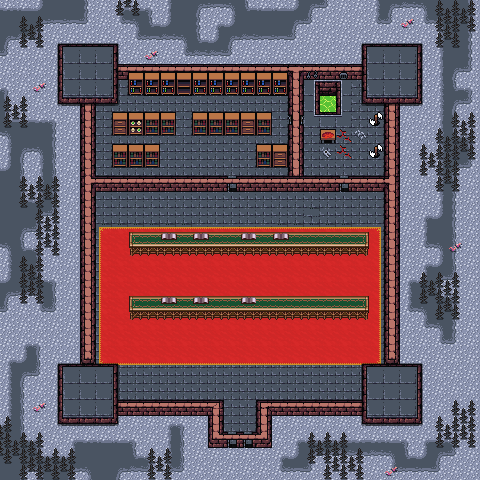

This is a level from a 2D game, rendered from its Tiled map with the project's own tilesets. A one-line summary and the map file follow, with tile-layer data summarised:
An orthogonal 30x30 tile map with 16x16 px tiles, 5 tile layers (Collision, Background, Walls, Clutter, ...), 4 tilesets and 23 objects.

<map version="1.10" tiledversion="1.10.1" orientation="orthogonal" renderorder="right-down" width="30" height="30" tilewidth="16" tileheight="16" infinite="0" nextlayerid="9" nextobjectid="75">
 <editorsettings>
  <export target="wastetown..tmx" format="tmx" />
 </editorsettings>
 <tileset firstgid="1" source="../../../../common/maps/tileset/main.tsx" />
 <tileset firstgid="10113" source="../../../../common/maps/tileset/buildings.tsx" />
 <tileset firstgid="11905" source="../../../../common/maps/tileset/dungeon/dungeon_bis.tsx" />
 <tileset firstgid="28289" source="../../../../common/maps/tileset/main-nocollide.tsx" />
 <layer id="6" name="Collision" width="30" height="30">
  <data>[900 cells, 386 non-empty, 7 distinct tile ids]</data>
 </layer>
 <layer id="1" name="Background" width="30" height="30">
  <data>[900 cells, 621 non-empty, 29 distinct tile ids]</data>
 </layer>
 <layer id="2" name="Walls" width="30" height="30">
  <data>[900 cells, 655 non-empty, 58 distinct tile ids]</data>
 </layer>
 <layer id="3" name="Clutter" width="30" height="30">
  <properties>
   <property name="spriteLayer" type="bool" value="true" />
  </properties>
  <data>[900 cells, 323 non-empty, 71 distinct tile ids]</data>
 </layer>
 <layer id="8" name="AboveSprites" width="30" height="30">
  <data>[900 cells, 2 non-empty, 1 distinct tile ids]</data>
 </layer>
 <objectgroup id="4" name="Objects">
  <object id="38" template="../../../../common/maps/obj/entry_up.tx" x="218" y="436.917" width="48" height="47">
   <properties>
    <property name="teleport" value="" />
   </properties>
  </object>
  <object id="48" template="../../obj/treasure.tx" x="344.75" y="95.5" />
  <object id="51" template="../../obj/treasure.tx" x="122.333" y="111.666" />
  <object id="52" template="../../../../common/maps/obj/gold.tx" x="270.5" y="112.25" />
  <object id="53" template="../../../../common/maps/obj/enemy.tx" x="335.5" y="143.25">
   <properties>
    <property name="enemy" value="Shade" />
    <property name="threatRange" type="int" value="50" />
   </properties>
  </object>
  <object id="54" template="../../../../common/maps/obj/enemy.tx" x="276.084" y="266.166">
   <properties>
    <property name="enemy" value="Apprentice Black Wizard" />
    <property name="threatRange" type="int" value="40" />
   </properties>
  </object>
  <object id="55" template="../../../../common/maps/obj/enemy.tx" x="161.833" y="269.25">
   <properties>
    <property name="enemy" value="Apprentice Black Wizard" />
    <property name="threatRange" type="int" value="40" />
   </properties>
  </object>
  <object id="56" template="../../../../common/maps/obj/enemy.tx" x="192" y="332.25">
   <properties>
    <property name="enemy" value="Apprentice Black Wizard" />
    <property name="threatRange" type="int" value="40" />
   </properties>
  </object>
  <object id="57" template="../../../../common/maps/obj/enemy.tx" x="207.5" y="150">
   <properties>
    <property name="enemy" value="Shade" />
    <property name="threatRange" type="int" value="50" />
    <property name="waypoints" value="60,63,64,62,61" />
   </properties>
  </object>
  <object id="59" template="../../../../common/maps/obj/enemy.tx" x="227" y="277.75">
   <properties>
    <property name="enemy" value="Death Knight" />
    <property name="threatRange" type="int" value="40" />
    <property name="waypoints" value="67,68" />
   </properties>
  </object>
  <object id="60" template="../../../../common/maps/obj/waypoint.tx" x="270.5" y="144.25" />
  <object id="61" template="../../../../common/maps/obj/waypoint.tx" x="176.5" y="150.25" />
  <object id="62" template="../../../../common/maps/obj/waypoint.tx" x="176.25" y="110" />
  <object id="63" template="../../../../common/maps/obj/waypoint.tx" x="269.75" y="111.25" />
  <object id="64" template="../../../../common/maps/obj/waypoint.tx" x="120.75" y="111.75" />
  <object id="65" template="../../../../common/maps/obj/waypoint.tx" x="113" y="217" />
  <object id="66" template="../../../../common/maps/obj/waypoint.tx" x="362.25" y="217.25" />
  <object id="67" template="../../../../common/maps/obj/waypoint.tx" x="360" y="282.5" />
  <object id="68" template="../../../../common/maps/obj/waypoint.tx" x="108.5" y="282.5" />
  <object id="69" template="../../../../common/maps/obj/enemy.tx" x="135.5" y="216.25">
   <properties>
    <property name="enemy" value="Death Knight" />
    <property name="threatRange" type="int" value="40" />
    <property name="waypoints" value="66,65" />
   </properties>
  </object>
  <object id="71" template="../../../../common/maps/obj/collision.tx" x="130" y="296.628" width="236.8" height="23.144" />
  <object id="72" template="../../../../common/maps/obj/collision.tx" x="128.8" y="232.228" width="236.8" height="13.144" />
  <object id="74" template="../../obj/booster.tx" x="352.8" y="245.6">
   <properties>
    <property name="reward">[{"type":"card","probability":0.5,"count":1,"cardName":"Consuming Corruption|MH3"},{"type":"card","probability":0.5,"count":1,"cardName":"Dread Return|2XM"},{"type":"card","probability":0.5,"count":1,"itemName":"Deadly Dispute"},{"type":"card","probability":0.5,"count":1,"itemName":"Village Rites"},{"type":"card","probability":0.5,"count":1,"cardName":"Supernatural Stamina|2XM"},{"type":"card","probability":0.5,"count":1,"cardName":"Defile|MH1"},{"type":"card","probability":0.5,"count":1,"itemName":"Murder"},{"type":"card","probability":0.5,"count":1,"cardName":"Consuming Corruption|MH3"},{"type":"card","probability":0.5,"count":1,"cardName":"Dread Return|2XM"},{"type":"card","probability":0.5,"count":1,"itemName":"Deadly Dispute"},{"type":"card","probability":0.5,"count":1,"itemName":"Village Rites"},{"type":"card","probability":0.5,"count":1,"cardName":"Supernatural Stamina|2XM"},{"type":"card","probability":0.5,"count":1,"cardName":"Defile|MH1"},{"type":"card","probability":0.5,"count":1,"itemName":"Murder"}]</property>
   </properties>
  </object>
 </objectgroup>
</map>
